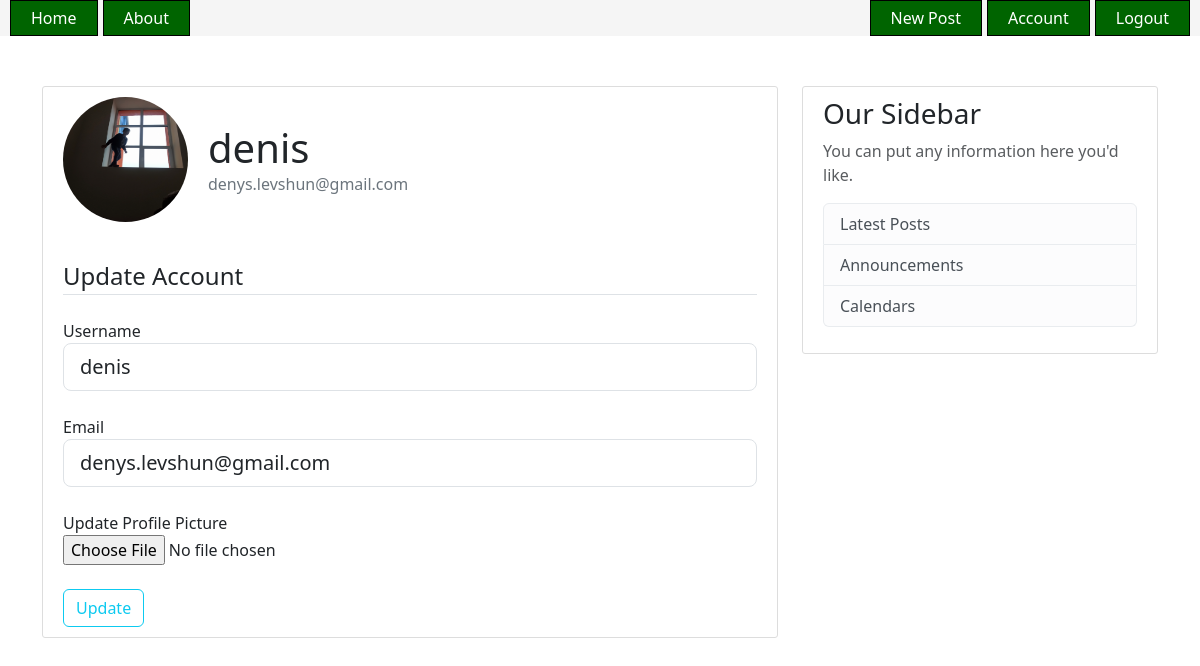
Page /account (signed in) on the committed database.
### flaskblog/models.py (models this page shows, shortened)
class User(db.Model, UserMixin):
    id = db.Column(db.Integer, primary_key=True)
    username = db.Column(db.String(20), unique=True, nullable=False)
    email = db.Column(db.String(120), unique=True, nullable=False)
    image_file = db.Column(db.String(20), nullable=False, default='default.jpg')
    password = db.Column(db.String(60), nullable=False)
    posts = db.relationship('Post', backref='author', lazy=True)

### flaskblog/routes.py (the view)
@app.route('/account', methods=['GET', 'POST'])
@login_required
def account():
    form = UpdateAccountForm()
    if form.validate_on_submit():
        if form.picture.data:
            picture_file = save_picture(form.picture.data)
            current_user.image_file = picture_file
    if form.validate_on_submit():
        current_user.username = form.username.data
        current_user.email = form.email.data
        db.session.commit()
        flash('Your account has been updated!', 'success')
        return redirect(url_for('account'))
    elif request.method == 'GET':
        form.username.data = current_user.username
        form.email.data = current_user.email
    image_file = url_for(
        'static', filename='profile_pics/' + current_user.image_file
    )
    return render_template(
        'account.html', title='Account', image_file=image_file, form=form
    )

### flaskblog/forms.py (shortened to what this page needs)
class UpdateAccountForm(FlaskForm):
    username = StringField(
        'Username', validators=[DataRequired(), Length(min=2, max=30)]
    )
    email = StringField(
        'Email', validators=[Email(), DataRequired(), Length(min=5, max=90)]
    )
    picture = FileField(
        'Update Profile Picture', validators=[FileAllowed(['jpg', 'png'])]
    )
    submit = SubmitField('Update')

### flaskblog/models.py (called while the page is built)
@login_manager.user_loader
def load_user(user_id):
    return User.query.get(int(user_id))

### flaskblog/templates/account.html (shortened to what this page needs)
{% extends "base.html" %} {% block content %}
<div class="content-section">
    <div class="media">
        <img
            class="rounded-circle account-img"
            src=" {{ url_for('static', filename='./profile_pics/' + current_user.image_file) }}"
        />
        <div class="media-body">
            <h2 class="account-heading">{{ current_user.username }}</h2>
            <p class="text-secondary">{{ current_user.email }}</p>
        </div>
    </div>
    <form method="POST" action="", enctype="multipart/form-data">
        <fieldset class="form-group">
            <legend class="border-bottom mb-4">Update Account</legend>
            <div class="form-group mb-4">
                {{ form.username.label(class="form-control-label") }} {% if
                form.username.errors %} {{ form.username(class="form-control
                form-control-lg is-invalid") }}
                <div class="invalid-feedback">
                    {% for error in form.username.errors %}
                    <span>{{ error }}</span>
                    {% endfor %}
                </div>
                {% else %} {{ form.username(class="form-control
                form-control-lg") }} {% endif %}
            </div>
            <div class="form-group mb-4">
                {{ form.email.label(class="form-control-label") }} {% if
                form.email.errors %} {{ form.email(class="form-control
                form-control-lg is-invalid") }}
                <div class="invalid-feedback">
                    {% for error in form.email.errors %}
                    <span>{{ error }}</span>
                    {% endfor %}
                </div>
                {% else %} {{ form.email(class="form-control form-control-lg")
                }} {% endif %}
            </div>
        </fieldset>
        <div class="form-group mb-4">
                {{ form.picture.label() }}<br>
                {{ form.picture(class="form-control-file") }}
        </div>
        <div class="form-group">
            {{ form.submit(class="btn btn-outline-info") }}
        </div>
    </form>
</div>
{% endblock %}

### flaskblog/static/style.css (style rules this page uses)
body { background: #fafafa; color: #333333; margin-top: 5rem; }
h1, h2, h3, h4, h5, h6 { color: #444444; }
.content-section { background: #ffffff; padding: 10px 20px; border: 1px solid #dddddd; border-radius: 3px; margin-bottom: 20px; }
.account-img { height: 125px; width: 125px; margin-right: 20px; margin-bottom: 16px; }
.account-heading { font-size: 2.5rem; margin-bottom: 0; }
.media { display: flex; align-items: center; margin-bottom: 20px; }
.text-secondary { margin-top: 0; }

### rows in the picture
User: image_file (picture), username "denis", email "denys.levshun@gmail.com"
